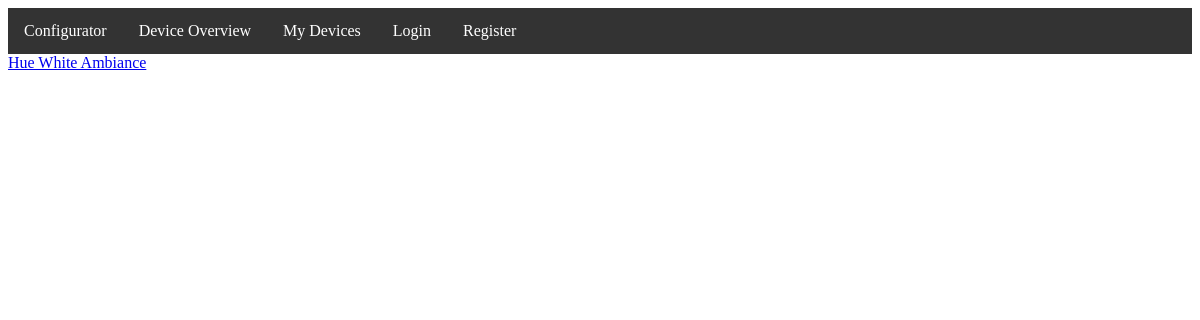
/smarthome/devices/, run on an earlier commit of the app's database.
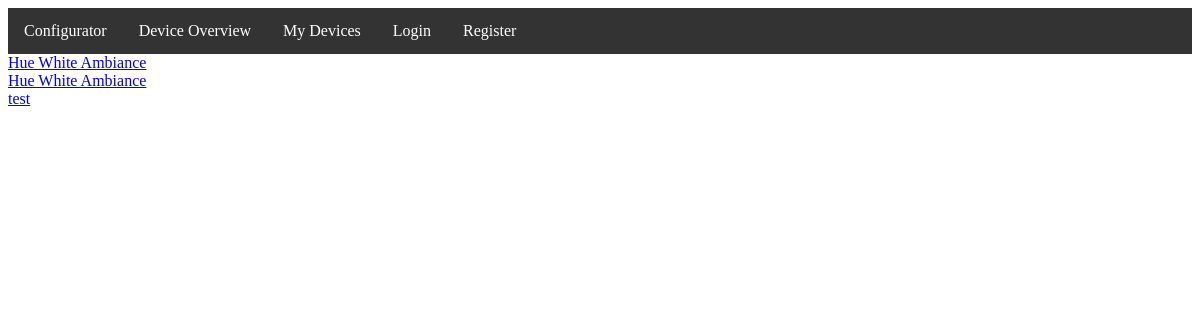
And on a later commit of the database.
### smarthome/models.py (models this page shows, shortened)
class Device(models.Model):
    id = models.AutoField(primary_key=True)
    name = models.CharField(max_length=200)
    image = models.FileField(upload_to='Device')
    connector = models.ManyToManyField(Connector)
    standard = models.ManyToManyField(Standard,blank=True)
    manufacturer = models.CharField(max_length=200)
    generation = models.CharField(max_length=10)
    compatible_device = models.ManyToManyField('self',verbose_name=_("Compatible with"),blank=True)
    class Device_Category(models.TextChoices):
        SMART_LIGHTNING = "Smart_Lightning", _("Smart_Lightning")
        SMART_LOCK = "Smart_Lock" , _("Smart_Lock")
        VIRTUAL_ASSISTANT = "Virtual_Assistant", _("Virtual_Assistant")
    category = models.CharField(
        max_length=20,
        choices=Device_Category.choices
    )
    class Meta:
        verbose_name = _("Device")
        verbose_name_plural = _("Devices")
        constraints = [models.UniqueConstraint(fields=["name","manufacturer","generation"],name="unique_device")]

### smarthome/views.py (the view)
# urls.py: path('devices/', views.devices_overview, name='devices'),
def devices_overview(request):
    devices = Device.objects.all()
    template = loader.get_template('smarthome/devices.html')
    context = {
        'devices': devices,
    }
    return HttpResponse(template.render(context, request))

### smarthome/templates/smarthome/devices.html
{% extends "base.html" %}
{% block content %}
    {% for device in devices %}
    <div id="container">
        <a href="{{ device.name }}/">{{ device.name }}</a>
    </div>
    {% endfor %}
    {% endblock %}

What changed in the data, as far as the page shows it:
added Device: name "Hue White Ambiance"
added Device: name "test"
